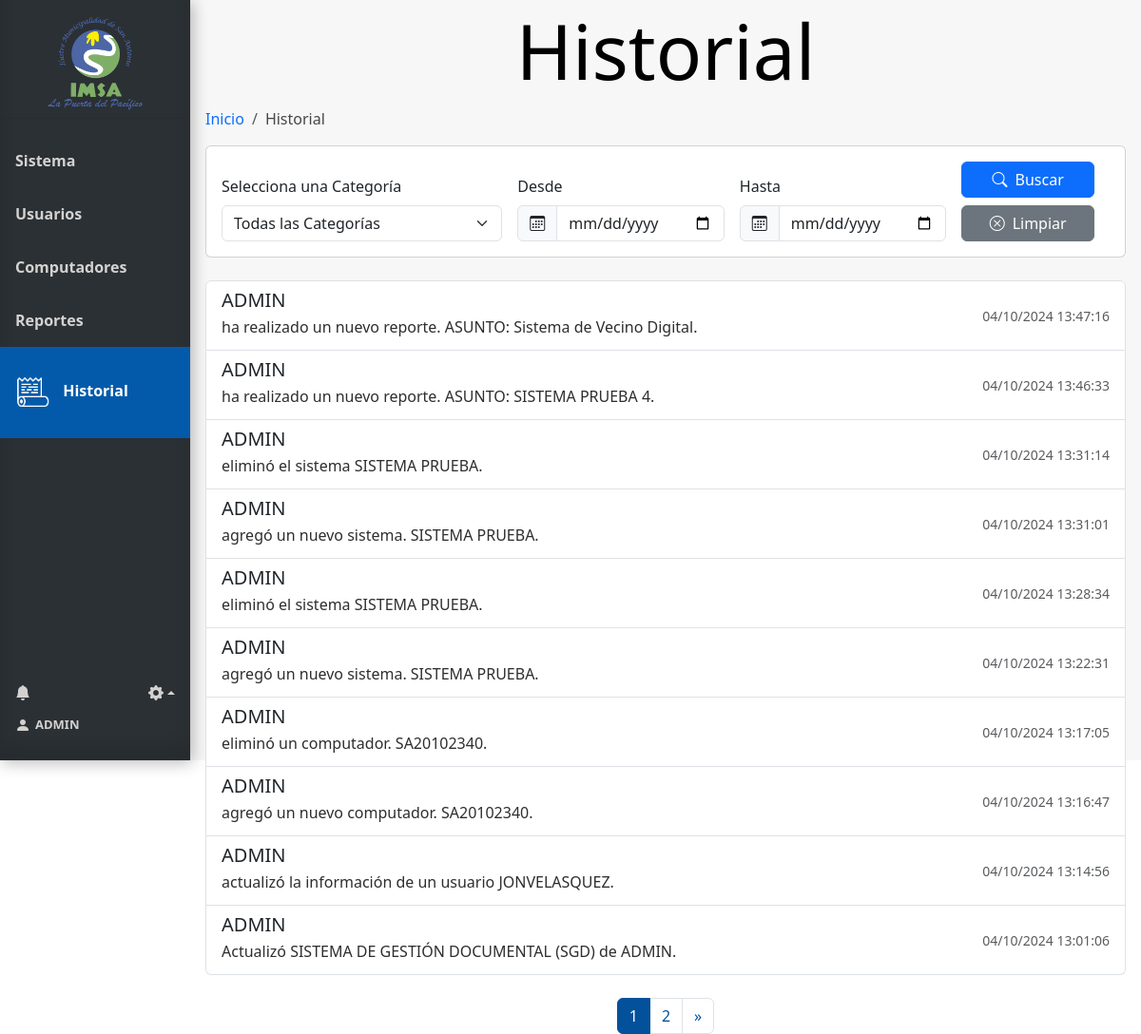
/historial (signed in), run on an earlier commit of the app's database.
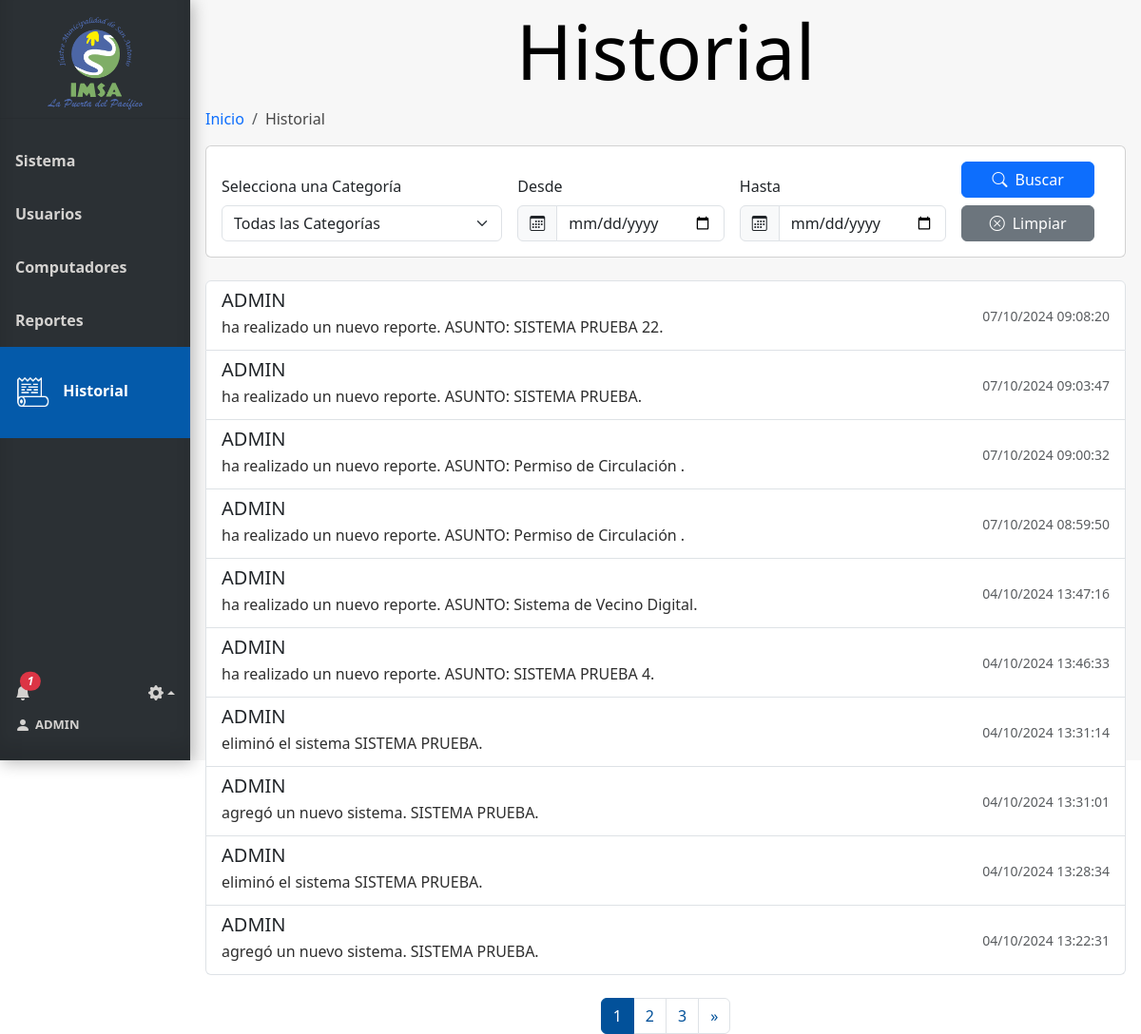
And on a later commit of the database.
### tables this page shows
CREATE TABLE Historial (
    Id_historial INTEGER PRIMARY KEY AUTOINCREMENT,
    usuario_historial VARCHAR(100),
    descripcion VARCHAR(100),
    fecha VARCHAR(100),
    id_categoria INTEGER,
    FOREIGN KEY (id_categoria) REFERENCES Categoria_Historial(id_categoria)
);

### app.py (the view, shortened to what this page needs)
@app.route('/historial', methods=['GET'])
@login_required
def historial():
    conn = get_db_connection()
    user = current_user
    num_notificaciones_totales = get_total_notifications(user.id)
    info_notificaciones = get_info_notifications(user.id)
    page = request.args.get('page', 1, type=int)
    per_page = 10
    try:
        categoria_id = request.args.get('categoria')
        date_from = request.args.get('date-from')
        date_to = request.args.get('date-to')
        categorias = conn.execute("SELECT * FROM Categoria_historial").fetchall()
        query_params = []
        total_records_params = []
        base_query = '''
            SELECT Historial.*, Categoria_historial.nombre_categoria
            FROM Historial
            INNER JOIN Categoria_historial ON Categoria_historial.id_categoria = Historial.id_categoria
            WHERE 1=1
        '''
        total_records_query = '''
            SELECT COUNT(*)
            FROM Historial
            INNER JOIN Categoria_historial ON Categoria_historial.id_categoria = Historial.id_categoria
            WHERE 1=1
        '''
        if categoria_id:
            base_query += " AND Historial.id_categoria = ?"
            total_records_query += " AND Historial.id_categoria = ?"
            print(f"Categoria seleccionada: {categoria_id}")
            query_params.append(categoria_id)
            total_records_params.append(categoria_id)
        base_query += " ORDER BY Historial.fecha DESC LIMIT ? OFFSET ?"
        query_params.extend([per_page, (page - 1) * per_page])
        historial_data = conn.execute(base_query, query_params).fetchall()
        print("Datos obtenidos del historial:", historial_data)
        if historial_data:
            for record in historial_data:
                print(f"Fecha de registro: {record['fecha']}")  # Aquí imprimes la fecha de cada registro
        total_records = conn.execute(total_records_query, total_records_params).fetchone()[0]
        total_pages = (total_records // per_page) + (1 if total_records % per_page > 0 else 0)
        start_page = max(1, page - 1)
        end_page = min(total_pages, page + 1)
        categoria_nombre = None
        if categoria_id:
            categoria_nombre = conn.execute('SELECT nombre_categoria FROM Categoria_historial WHERE id_categoria = ?', (categoria_id,)).fetchone()
        return render_template('historial.html',
                                historial_data=historial_data,
                                categorias=categorias,
                                categoria_nombre=categoria_nombre if categoria_id else None,
                                user=user,
                                num_notificaciones_totales=num_notificaciones_totales,
                                info_notificaciones=info_notificaciones,
                                total=total_records,
                                per_page=per_page,
                                page=page,
                                start_page=start_page,
                                end_page=end_page,
                                total_pages=total_pages)
    except Exception as e:
        flash(f"Error: {str(e)}", "danger")
        return redirect(url_for('historial'))  # Redirigir en caso de error
    finally:
        conn.close()

### app.py (called while the page is built)
@login_manager.user_loader
def load_user(user_id):
    return Usuario.get_by_id(user_id)

def get_db_connection():
    conn = sqlite3.connect('database.db')
    conn.row_factory = sqlite3.Row
    return conn

def get_total_notifications(user_id):
    conn = get_db_connection()
    total_notifications = conn.execute(
        'SELECT COUNT(*) FROM Notificaciones WHERE id_usuario = ?  AND leido = false',
        (user_id,)
    ).fetchone()[0]
    conn.close()
    return total_notifications

def get_info_notifications(user_id):
    conn = get_db_connection()
    info_notifiaciones= conn.execute(
        'SELECT * FROM Notificaciones WHERE id_usuario = ? ORDER BY id_notificacion DESC LIMIT 8',
        (user_id,)
    ).fetchall()
    conn.close()
    return info_notifiaciones

### model.py (called while the page is built)
def get_db_connection():
    conn = sqlite3.connect('database.db')
    conn.row_factory = sqlite3.Row
    return conn

### templates/historial.html (shortened to what this page needs)
{% extends 'base.html' %}
{% block head %}
<link rel="stylesheet" href="{{ url_for('static', filename='css/style_historial.css') }}">
{% endblock %}
{% block content %}
<h1 class="block-effect" style="--td:0.3s">
    <div class="block-reveal" style="--bc: #2b3034; --d: 0.5s">Historial</div>
</h1>
{% block breadcrumb %}
<nav aria-label="breadcrumb">
    <ol class="breadcrumb">
        <li class="breadcrumb-item"><a href="{{ url_for('index') }}">Inicio</a></li>
        <li class="breadcrumb-item active" aria-current="page">Historial</li>
    </ol>
</nav>
{% endblock %}
<div class="card mb-4">
    <div class="card-body">
        <form method="get" action="{{ url_for('historial') }}" id="filtro-form" class="row g-3 align-items-end">
            <div class="col-md-4">
                <label for="categoria" class="form-label">Selecciona una Categoría</label>
                <select id="categoria" class="form-select" name="categoria" aria-label="Selecciona una Categoría">
                    <option value="">Todas las Categorías</option>
                </select>
            </div>
            <div class="col-md-3">
                <label for="date-from" class="form-label">Desde</label>
                <div class="input-group">
                    <span class="input-group-text"><i class="bi bi-calendar3"></i></span>
                    <input id="date-from" class="form-control" type="date" name="date-from" aria-label="date-from"
                        value="{{ request.args.get('date-from', '') }}">
                </div>
            </div>
            <div class="col-md-3">
                <label for="date-to" class="form-label">Hasta</label>
                <div class="input-group">
                    <span class="input-group-text"><i class="bi bi-calendar3"></i></span>
                    <input id="date-to" class="form-control" type="date" name="date-to" aria-label="date-to"
                        value="{{ request.args.get('date-to', '') }}">
                </div>
            </div>
            <div class="col-md-2">
                <button class="btn btn-primary w-100" type="submit">
                    <i class="bi bi-search me-2"></i>Buscar
                </button>
                <a class="btn btn-secondary w-100 mt-2" type="button" href="{{ url_for('historial') }}">
                    <i class="bi bi-x-circle me-2"></i>Limpiar
                </a>
            </div>
        </form>
    </div>
</div>
{% if historial_data %}
<div class="list-group mb-4">
    {% for registro in historial_data %}
    <div class="list-group-item list-group-item-action d-flex justify-content-between align-items-center">
        <div>
            <h5 class="mb-1">{{ registro['usuario_historial'] }}</h5>
            <p class="mb-1">{{ registro['descripcion'] }}</p>
        </div>
        <small class="text-muted">{{ registro['fecha'] }}</small>
    </div>
    {% endfor %}
</div>
<nav aria-label="Paginación del historial">
    <ul class="pagination justify-content-center">
        {% for p in range(start_page, end_page + 1) %}
        <li class="page-item {% if p == page %}active{% endif %}">
            <a class="page-link" href="{{ url_for('historial', page=p, categoria=request.args.get('categoria')) }}">{{ p
                }}</a>
        </li>
        {% endfor %}
        {% if end_page < total_pages %}
            <li class="page-item">
                <a class="page-link"
                    href="{{ url_for('historial', page=total_pages, categoria=request.args.get('categoria')) }}">{{
                    total_pages }}</a>
            </li>
            {% endif %}
            {% if page < total_pages %} <li class="page-item">
                <a class="page-link"
                    href="{{ url_for('historial', page=page+1, categoria=request.args.get('categoria')) }}"
                    aria-label="Siguiente">
                    <span aria-hidden="true">&raquo;</span>
                </a>
                </li>
                {% endif %}
    </ul>
</nav>
{% else %}
<div class="alert alert-info" role="alert">
    <i class="bi bi-info-circle me-2"></i>No existen registros en el historial.
</div>
{% endif %}
{% endblock %}

### templates/base.html (shortened to what this page needs)
<!doctype html>
<html lang="es">
<head>
  {% block head %} {% endblock %}
  <link rel="stylesheet" href="{{ url_for('static', filename='css/style_base.css') }}">
  <link href="https://cdn.jsdelivr.net/npm/bootstrap@5.3.3/dist/css/bootstrap.min.css" rel="stylesheet"
>
  <link href="https://cdn.jsdelivr.net/npm/bootstrap-icons/font/bootstrap-icons.css" rel="stylesheet">
</head>
<body>
  <div class="sidebar" style="display: flex; flex-direction: column; height: 100vh;">
    <div class="tituloMenu">
      <img src="{{ url_for('static', filename='img/logo.png') }}" alt="Logo-IMSA" width="100px">
    </div>
    <hr>
    <a href="{{ url_for('index') }}" class="slide_right {% if request.endpoint == 'index' %}active{% endif %}">
      <b id="menu-link">Sistema</b>
    </a>
    {% if session['id_tipo_usuario'] == 1 %}
    <a href="{{ url_for('usuarios') }}" class="slide_right {% if request.endpoint == 'usuarios' %}active{% endif %}">
      <b id="menu-link">Usuarios</b>
    </a>
    {% endif %}
    <a href="{{ url_for('computadores') }}"
      class="slide_right {% if request.endpoint == 'computadores' %}active{% endif %}">
      <b id="menu-link">Computadores</b>
    </a>
    {% if session['id_tipo_usuario'] == 1 %}
    <a href="{{ url_for('reportes') }}" class="slide_right {% if request.endpoint == 'reportes' %}active{% endif %}">
      <b id="menu-link">Reportes</b>
      {% endif %}
    </a>
    <a href="{{ url_for('historial') }}" class="slide_right {% if request.endpoint == 'historial' %}active{% endif %}">
      <img id="icon-historial" class="menu-icon {% if request.endpoint == 'historial' %}show{% endif %}"
        src="{{ url_for('static', filename='img/icon-historial.png') }}" alt="icon-documentos">
      <b id="menu-link">Historial</b>
    </a>
    <div class="menuAbajo">
      <div class="ajuste_notificacion">
        <div class="notificacion">
          <a href="#" class="icon me-3" data-bs-toggle="modal" data-bs-target="#ModalNotifiaciones">
            <i class="bi bi-bell-fill position-relative">
              {% if num_notificaciones_totales > 0 %}
              <span class="position-absolute top-0 start-100 translate-middle badge rounded-pill bg-danger">
                {{ num_notificaciones_totales }}
              </span>
              {% endif %}
            </i>
          </a>
        </div>
        <div class="ajustes btn-group dropup">
          <a href="" class="dropdown-toggle icon" data-bs-toggle="dropdown" aria-expanded="false">
            <i class="bi bi-gear-fill"></i></a>
        </div>
      </div>
      <div class="bodyCuenta">
        <a href="{{ url_for('cuenta') }}" id="cuenta">
          <i class="bi bi-person-fill" style="margin-right: 5px;"></i>
          <b style="font-size: small;"> {{ user.nombre_usuario}}</b>
        </a>
      </div>
    </div>
  </div>
  <div class="content">
    {% block content %}{% endblock %}
  </div>
</body>
</html>

What changed in the data, as far as the page shows it:
no longer on this page (row unchanged): Historial: usuario_historial "ADMIN", descripcion "eliminó un computador. SA20102340.", fecha "04/10/2024 13:17:05"
no longer on this page (row unchanged): Historial: usuario_historial "ADMIN", descripcion "agregó un nuevo computador. SA20102340.", fecha "04/10/2024 13:16:47"
no longer on this page (row unchanged): Historial: usuario_historial "ADMIN", descripcion "actualizó la información de un usuario JONVELASQUEZ.", fecha "04/10/2024 13:14:56"
no longer on this page (row unchanged): Historial: usuario_historial "ADMIN", descripcion "Actualizó SISTEMA DE GESTIÓN DOCUMENTAL (SGD) de ADMIN.", fecha "04/10/2024 13:01:06"
added Historial: usuario_historial "ADMIN", descripcion "ha realizado un nuevo reporte. ASUNTO: SISTEMA PRUEBA 22.", fecha "07/10/2024 09:08:20"
added Historial: usuario_historial "ADMIN", descripcion "ha realizado un nuevo reporte. ASUNTO: SISTEMA PRUEBA.", fecha "07/10/2024 09:03:47"
added Historial: usuario_historial "ADMIN", descripcion "ha realizado un nuevo reporte. ASUNTO: Permiso de Circulación .", fecha "07/10/2024 09:00:32"
added Historial: usuario_historial "ADMIN", descripcion "ha realizado un nuevo reporte. ASUNTO: Permiso de Circulación .", fecha "07/10/2024 08:59:50"
Also different on the page:
{{ num_notificaciones_totales }}: (not shown) → "1"
{{ total_pages }}: (not shown) → "3"
